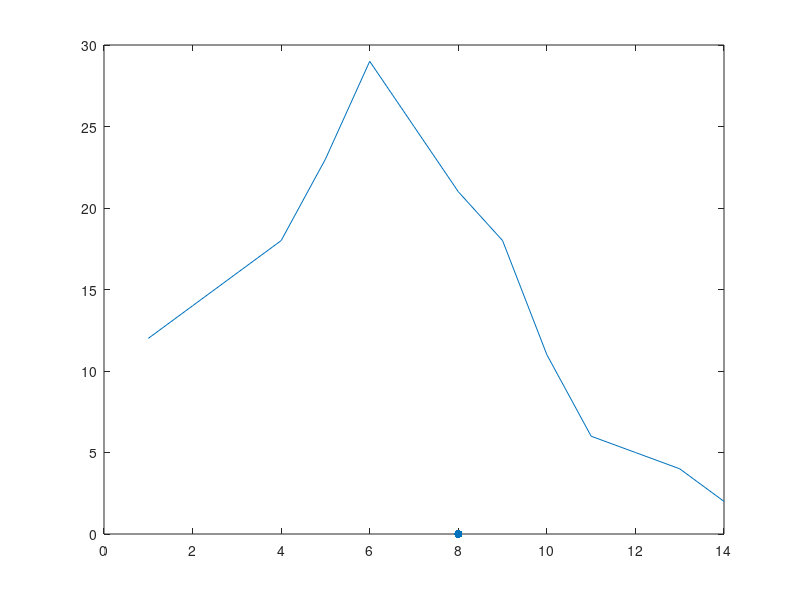

MATLAB code to generate this figure:

% https://pure.tudelft.nl/ws/portalfiles/portal/62790278/Comparative_analysis_of_nonparametric_change_point_detectors_commonly_used_in_hydrology.pdf


clear; clc

% x = [16 18 23 18 14 ]; n = length(x);
x = [12 14 16 18 23 29 25 21 18 11 6 5 4 2]; n = length(x);


Ut = [];


for t = 1:n
    
    
    sut = 0;
    for i = 1:t
        
        
        sui = 0;
        for j = t+1:n
            uj = sign(x(i) - x(j));
            sui = sui+uj;
        end
        
        sut = sut+sui;
        
        
        
    end
    
    
    
    Ut = [Ut;sut];
end

loc=find(abs(Ut)==max(abs(Ut)));
K=max(abs(Ut));
pvalue=2*exp((-6*K^2)/(n^3+n^2));
a=[loc; K ;pvalue];

close all; figure
plot(x)
hold on
scatter(loc-1,0, 'o', 'filled')
